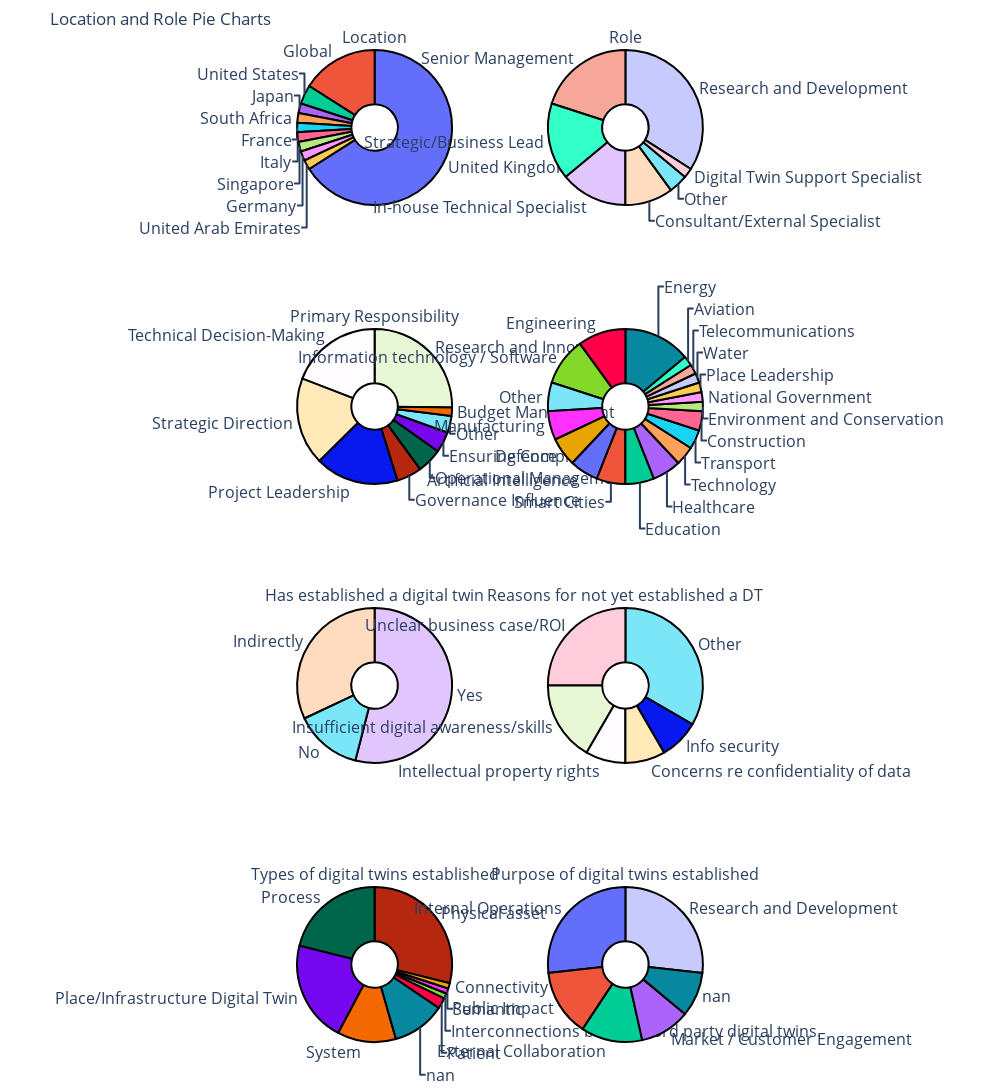

Notebook code for this chart:
### Markdown cell above
### Community Composition

### Code cell
# Generate the individual figures
pie_location = plot_pie_chart(df, 'location')
pie_role = plot_pie_chart(df, 'role')
pie_sector = plot_pie_chart(df, 'sector')
responsibility_columns = [col for col in df.columns if col.startswith('primary_responsibilities')]
responsibility_melted = melt_multiple_select(df, responsibility_columns, 'primary_responsibilities',)
pie_responsibility = plot_pie_chart(responsibility_melted, 'primary_responsibilities')
pie_established = plot_pie_chart(df, 'established_dt')

select_all_cols = ['type_dt','purpose_dt','assurance_mechanism','assured_properties','support_for_assurance_other']


established_reason_columns = [col for col in df.columns if col.startswith('no_dt_reason')]
established_reason_melted = melt_multiple_select(df, established_reason_columns, 'no_dt_reason',)
pie_established_reason= plot_pie_chart(established_reason_melted, 'no_dt_reason')

type_exploded = df.explode('type_dt_combined').reset_index(drop=True)
pie_type = plot_pie_chart(type_exploded, 'type_dt_combined')

purpose_exploded = df.explode('purpose_dt_combined').reset_index(drop=True)
pie_purpose = plot_pie_chart(purpose_exploded, 'purpose_dt_combined')



# Create a subplot figure with 1 row and 2 columns
# Create a grid of 4 rows and 2 columns for the plots with domain type subplots for pie charts
fig = make_subplots(rows=4, cols=2, specs=[[{'type': 'domain'}, {'type': 'domain'}],
                                           [{'type': 'domain'},{'type': 'domain'}],
                                           [{'type': 'domain'},{'type': 'domain'}],
                                           [{'type': 'domain'},{'type': 'domain'}]],
                   subplot_titles=("Location", "Role", "Primary Responsibility", "", "Has established a digital twin", 
                                   "Reasons for not yet established a DT", "Types of digital twins established", 
                                   "Purpose of digital twins established"))

# Add traces from the individual figures to the subplot
fig.add_trace(pie_location['data'][0], row=1, col=1)
fig.add_trace(pie_role['data'][0], row=1, col=2)
fig.add_trace(pie_responsibility['data'][0], row=2, col=1)
fig.add_trace(pie_sector['data'][0], row=2, col=2)
fig.add_trace(pie_established['data'][0], row=3, col=1)
fig.add_trace(pie_established_reason['data'][0], row=3, col=2)
fig.add_trace(pie_type['data'][0], row=4, col=1)
fig.add_trace(pie_purpose['data'][0], row=4, col=2)

# Update layout
fig.update_layout(title_text="Location and Role Pie Charts", height=1200, width=1000, margin=dict(t=50, l=200, r=200, b=50))
# Show the combined figure
fig.show()

### Figure 1 — Plotly figure (JSON) as saved in the notebook; plotly's stock layout.template omitted (floating-point values rounded to 4 significant figures)
{"data": [{"domain": {"x": [0, 0.45], "y": [0.8438, 1]}, "hole": 0.3, "hovertemplate": "location=%{label}<br>count=%{value}<extra></extra>", "labels": ["United Kingdom", "Global", "United States", "Japan", "South Africa", "France", "Italy", "Singapore", "Germany", "United Arab Emirates"], "legendgroup": "", "marker": {"line": {"color": "#000000", "width": 2}}, "name": "", "pull": [0, 0, 0, 0, 0, 0, 0, 0, 0, 0], "showlegend": false, "textfont": {"size": 16}, "textinfo": "label", "textposition": "outside", "type": "pie", "values": [33, 8, 2, 1, 1, 1, 1, 1, 1, 1]}, {"domain": {"x": [0.55, 1], "y": [0.8438, 1]}, "hole": 0.3, "hovertemplate": "role=%{label}<br>count=%{value}<extra></extra>", "labels": ["Research and Development", "Senior Management", "Strategic/Business Lead", "In-house Technical Specialist", "Consultant/External Specialist", "Other", "Digital Twin Support Specialist"], "legendgroup": "", "marker": {"line": {"color": "#000000", "width": 2}}, "name": "", "pull": [0, 0, 0, 0, 0, 0, 0], "showlegend": false, "textfont": {"size": 16}, "textinfo": "label", "textposition": "outside", "type": "pie", "values": [17, 10, 8, 7, 5, 2, 1]}, {"domain": {"x": [0, 0.45], "y": [0.5625, 0.7188]}, "hole": 0.3, "hovertemplate": "primary_responsibilities=%{label}<br>count=%{value}<extra></extra>", "labels": ["Research and Innovation", "Technical Decision-Making", "Strategic Direction", "Project Leadership", "Governance Influence", "Operational Management", "Ensuring Compliance", "Other", "Budget Management"], "legendgroup": "", "marker": {"line": {"color": "#000000", "width": 2}}, "name": "", "pull": [0, 0, 0, 0, 0, 0, 0, 0, 0], "showlegend": false, "textfont": {"size": 16}, "textinfo": "label", "textposition": "outside", "type": "pie", "values": [29, 22, 21, 20, 6, 6, 5, 4, 2]}, {"domain": {"x": [0.55, 1], "y": [0.5625, 0.7188]}, "hole": 0.3, "hovertemplate": "sector=%{label}<br>count=%{value}<extra></extra>", "labels": ["Energy", "Engineering", "Information technology / Software", "Other", "Manufacturing", "Defence", "Artificial Intelligence", "Smart Cities", "Education", "Healthcare", "Technology", "Transport", "Construction", "Environment and Conservation", "National Government", "Place Leadership", "Water", "Telecommunications", "Aviation"], "legendgroup": "", "marker": {"line": {"color": "#000000", "width": 2}}, "name": "", "pull": [0, 0, 0, 0, 0, 0, 0, 0, 0, 0, 0, 0, 0, 0, 0, 0, 0, 0, 0], "showlegend": false, "textfont": {"size": 16}, "textinfo": "label", "textposition": "outside", "type": "pie", "values": [7, 5, 5, 3, 3, 3, 3, 3, 3, 3, 2, 2, 2, 1, 1, 1, 1, 1, 1]}, {"domain": {"x": [0, 0.45], "y": [0.2812, 0.4375]}, "hole": 0.3, "hovertemplate": "established_dt=%{label}<br>count=%{value}<extra></extra>", "labels": ["Yes", "Indirectly", "No"], "legendgroup": "", "marker": {"line": {"color": "#000000", "width": 2}}, "name": "", "pull": [0, 0, 0], "showlegend": false, "textfont": {"size": 16}, "textinfo": "label", "textposition": "outside", "type": "pie", "values": [27, 16, 7]}, {"domain": {"x": [0.55, 1], "y": [0.2812, 0.4375]}, "hole": 0.3, "hovertemplate": "no_dt_reason=%{label}<br>count=%{value}<extra></extra>", "labels": ["Other", "Unclear business case/ROI", "Insufficient digital awareness/skills", "Intellectual property rights", "Concerns re confidentiality of data", "Info security"], "legendgroup": "", "marker": {"line": {"color": "#000000", "width": 2}}, "name": "", "pull": [0, 0, 0, 0, 0, 0], "showlegend": false, "textfont": {"size": 16}, "textinfo": "label", "textposition": "outside", "type": "pie", "values": [4, 3, 2, 1, 1, 1]}, {"domain": {"x": [0, 0.45], "y": [0, 0.1562]}, "hole": 0.3, "hovertemplate": "type_dt_combined=%{label}<br>count=%{value}<extra></extra>", "labels": ["Physical asset", "Process", "Place/Infrastructure Digital Twin", "System", "nan", "Patient", "Interconnections between 3rd party digital twins.", "Semantic", "Connectivity"], "legendgroup": "", "marker": {"line": {"color": "#000000", "width": 2}}, "name": "", "pull": [0, 0, 0, 0, 0, 0, 0, 0, 0], "showlegend": false, "textfont": {"size": 16}, "textinfo": "label", "textposition": "outside", "type": "pie", "values": [26, 19, 19, 11, 10, 2, 1, 1, 1]}, {"domain": {"x": [0.55, 1], "y": [0, 0.1562]}, "hole": 0.3, "hovertemplate": "purpose_dt_combined=%{label}<br>count=%{value}<extra></extra>", "labels": ["Research and Development", "Internal Operations", "Public Impact", "External Collaboration", "Market / Customer Engagement", "nan"], "legendgroup": "", "marker": {"line": {"color": "#000000", "width": 2}}, "name": "", "pull": [0, 0, 0, 0, 0, 0], "showlegend": false, "textfont": {"size": 16}, "textinfo": "label", "textposition": "outside", "type": "pie", "values": [23, 23, 12, 11, 9, 8]}], "layout": {"annotations": [{"font": {"size": 16}, "showarrow": false, "text": "Location", "x": 0.225, "xanchor": "center", "xref": "paper", "y": 1, "yanchor": "bottom", "yref": "paper"}, {"font": {"size": 16}, "showarrow": false, "text": "Role", "x": 0.775, "xanchor": "center", "xref": "paper", "y": 1, "yanchor": "bottom", "yref": "paper"}, {"font": {"size": 16}, "showarrow": false, "text": "Primary Responsibility", "x": 0.225, "xanchor": "center", "xref": "paper", "y": 0.7188, "yanchor": "bottom", "yref": "paper"}, {"font": {"size": 16}, "showarrow": false, "text": "Has established a digital twin", "x": 0.225, "xanchor": "center", "xref": "paper", "y": 0.4375, "yanchor": "bottom", "yref": "paper"}, {"font": {"size": 16}, "showarrow": false, "text": "Reasons for not yet established a DT", "x": 0.775, "xanchor": "center", "xref": "paper", "y": 0.4375, "yanchor": "bottom", "yref": "paper"}, {"font": {"size": 16}, "showarrow": false, "text": "Types of digital twins established", "x": 0.225, "xanchor": "center", "xref": "paper", "y": 0.1562, "yanchor": "bottom", "yref": "paper"}, {"font": {"size": 16}, "showarrow": false, "text": "Purpose of digital twins established", "x": 0.775, "xanchor": "center", "xref": "paper", "y": 0.1562, "yanchor": "bottom", "yref": "paper"}], "height": 1200, "margin": {"b": 50, "l": 200, "r": 200, "t": 50}, "title": {"text": "Location and Role Pie Charts"}, "width": 1000}}
